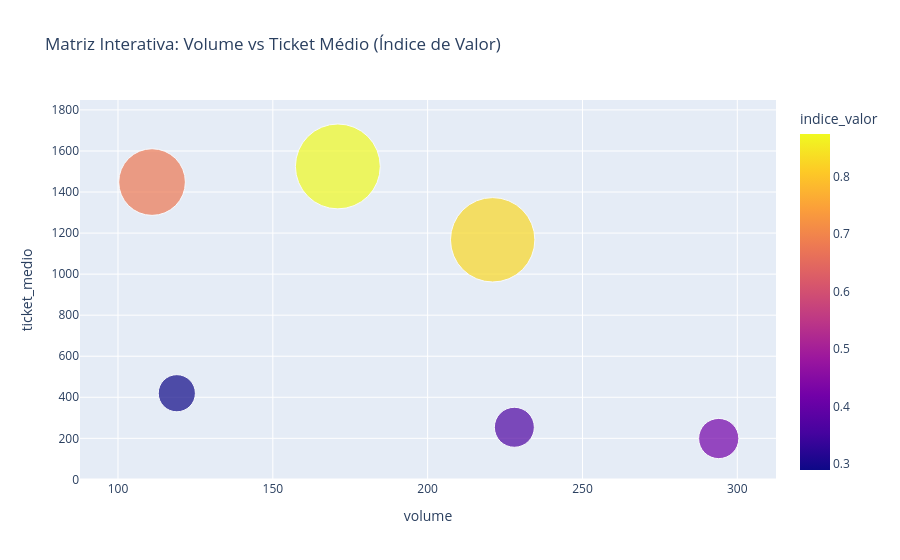

Here is the notebook cell this chart was saved with:
### Code cell
import plotly.express as px

fig = px.scatter(
    resumo,
    x='volume',
    y='ticket_medio',
    size='receita_total',
    color='indice_valor',
    hover_name='procedimento',
    size_max=60,
    title='Matriz Interativa: Volume vs Ticket Médio (Índice de Valor)'
)

fig.write_html(r'D:\projetos python\projeto_Clinic Revenue Intelligence\graficos\matriz_interativa.html')

fig.show()

### Figure 1 — Plotly figure (JSON) as saved in the notebook; plotly's stock layout.template omitted (floating-point values rounded to 4 significant figures)
{"data": [{"hovertemplate": "<b>%{hovertext}</b><br><br>volume=%{x}<br>ticket_medio=%{y}<br>receita_total=%{marker.size}<br>indice_valor=%{marker.color}<extra></extra>", "hovertext": ["Botox", "Consulta", "Limpeza de Pele", "Peeling", "Preenchimento", "Reposição Hormonal"], "legendgroup": "", "marker": {"color": [0.8285, 0.3658, 0.4195, 0.289, 0.8745, 0.6783], "coloraxis": "coloraxis", "size": [258000.0, 57870.0, 58520.0, 49950.0, 260700.0, 160800.0], "sizemode": "area", "sizeref": 72.42, "symbol": "circle"}, "mode": "markers", "name": "", "orientation": "v", "showlegend": false, "type": "scatter", "x": [221, 228, 294, 119, 171, 111], "xaxis": "x", "y": [1167.0, 253.8, 199.0, 419.7, 1525.0, 1449.0], "yaxis": "y"}], "layout": {"coloraxis": {"colorbar": {"title": {"text": "indice_valor"}}, "colorscale": [[0, "#0d0887"], [0.1111, "#46039f"], [0.2222, "#7201a8"], [0.3333, "#9c179e"], [0.4444, "#bd3786"], [0.5556, "#d8576b"], [0.6667, "#ed7953"], [0.7778, "#fb9f3a"], [0.8889, "#fdca26"], [1, "#f0f921"]]}, "legend": {"itemsizing": "constant", "tracegroupgap": 0}, "title": {"text": "Matriz Interativa: Volume vs Ticket Médio (Índice de Valor)"}, "xaxis": {"anchor": "y", "domain": [0, 1], "title": {"text": "volume"}}, "yaxis": {"anchor": "x", "domain": [0, 1], "title": {"text": "ticket_medio"}}}}
